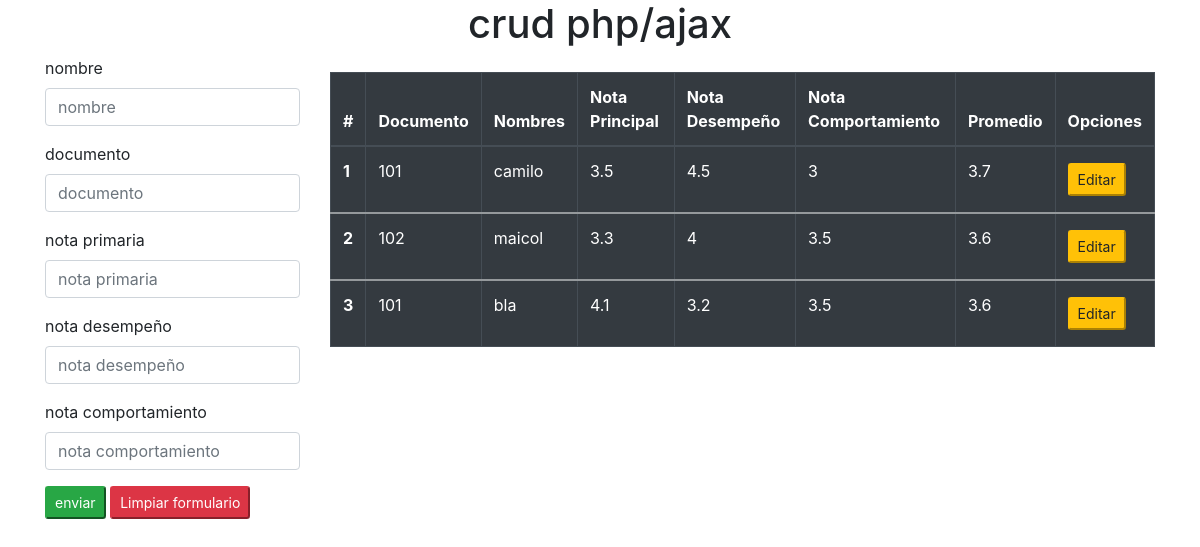
The page / on the database its author committed.
### tables this page shows
CREATE TABLE `estudiantes` (
  `Id` int(11) NOT NULL,
  `Documento` varchar(20) NOT NULL,
  `Nombres` varchar(30) NOT NULL,
  `NotaP` float NOT NULL,
  `NotaD` float NOT NULL,
  `NotaC` float NOT NULL,
  `Promedio` float NOT NULL
);

### index.php (the view, shortened to what this page needs)
<!DOCTYPE html>
<html lang="es" dir="ltr">
  <head>
    <link rel="stylesheet" href="https://stackpath.bootstrapcdn.com/bootstrap/4.5.2/css/bootstrap.min.css">
  </head>
  <body>
    <form method="post" id="enviar">
      <div class="container" id="refrescar">
        <h1 class="text-center">crud php/ajax</h1>
        <div class="row">
          <div class="col-md-3">
            <section class="form-group ">
              <label for="nombre">nombre</label>
              <input type="text" class="form-control" name="nombre" id="nombre" value="" placeholder="nombre">
            </section>
            <section class="form-group">
              <label for="documento">documento</label>
              <input type="text" class="form-control" name="documento" id="documento" value="" placeholder="documento">
            </section>
            <section class="form-group">
              <label for="notaP">nota primaria</label>
              <input type="number" class="form-control" name="notaP" id="notaP" value="" placeholder="nota primaria">
            </section>
            <section class="form-group">
              <label for="notaD">nota desempeño</label>
              <input type="number" class="form-control" name="notaD" id="notaD" value="" placeholder="nota desempeño">
            </section>
            <section class="form-group">
              <label for="notaC">nota comportamiento</label>
              <input type="number" class="form-control" name="notaC" id="notaC" value="" placeholder="nota comportamiento">
            </section>
            <section>
              <button type="submit" name="guardar" id="guardar" class=" btn-sm btn-success">enviar</button>
              <input type="reset" class="btn-sm btn-danger" value="Limpiar formulario">
            </section>
        </div>
      </form>
          <div class="col-md-9 mt-3" >
            <table class="table table-bordered table-dark">
              <thead>
                <tr>
                  <th>#</th>
                  <th>Documento</th>
                  <th>Nombres</th>
                  <th >Nota Principal</th>
                  <th >Nota Desempeño</th>
                  <th >Nota Comportamiento</th>
                  <th >Promedio</th>
                  <th >Opciones</th>
                </tr>
              </thead>
              <?php
              require "baseDatos/bd.php";
              $sql = "SELECT * FROM estudiantes";
              $resultado =mysqli_query($conexion, $sql);
              while ($fila = mysqli_fetch_array($resultado)) {
               ?>
              <tbody>
                <tr>
                  <th><?php echo $fila[0]; ?></th>
                  <td><?php echo $fila[1]; ?></td>
                  <td><?php echo $fila[2]; ?></td>
                  <td><?php echo $fila[3]; ?></td>
                  <td><?php echo $fila[4]; ?></td>
                  <td><?php echo $fila[5]; ?></td>
                  <td><?php echo $fila[6]; ?></td>
                  <td>
                    <button type="button" onclick="traerCampos('<?php echo $fila['Id'] ?>','<?php echo $fila['Documento'] ?>','<?php echo $fila['Nombres'] ?>',
                      '<?php echo $fila['NotaP'] ?>','<?php echo $fila['NotaD'] ?>','<?php echo $fila['NotaC'] ?>')" data-toggle="modal" data-target="#exampleModal" class="btn-sm btn-warning my-1" name="button">Editar</button>
                  </td>
                </tr>
              </tbody>
             <?php } ?>
            </table>
          </div>
  </body>
</html>

### rows shown on the page
estudiantes: Id "1", Documento "101", Nombres "camilo", NotaP "3.5", NotaD "4.5", NotaC "3", Promedio "3.7"
estudiantes: Id "2", Documento "102", Nombres "maicol", NotaP "3.3", NotaD "4", NotaC "3.5", Promedio "3.6"
estudiantes: Id "3", Documento "101", Nombres "bla", NotaP "4.1", NotaD "3.2", NotaC "3.5", Promedio "3.6"
